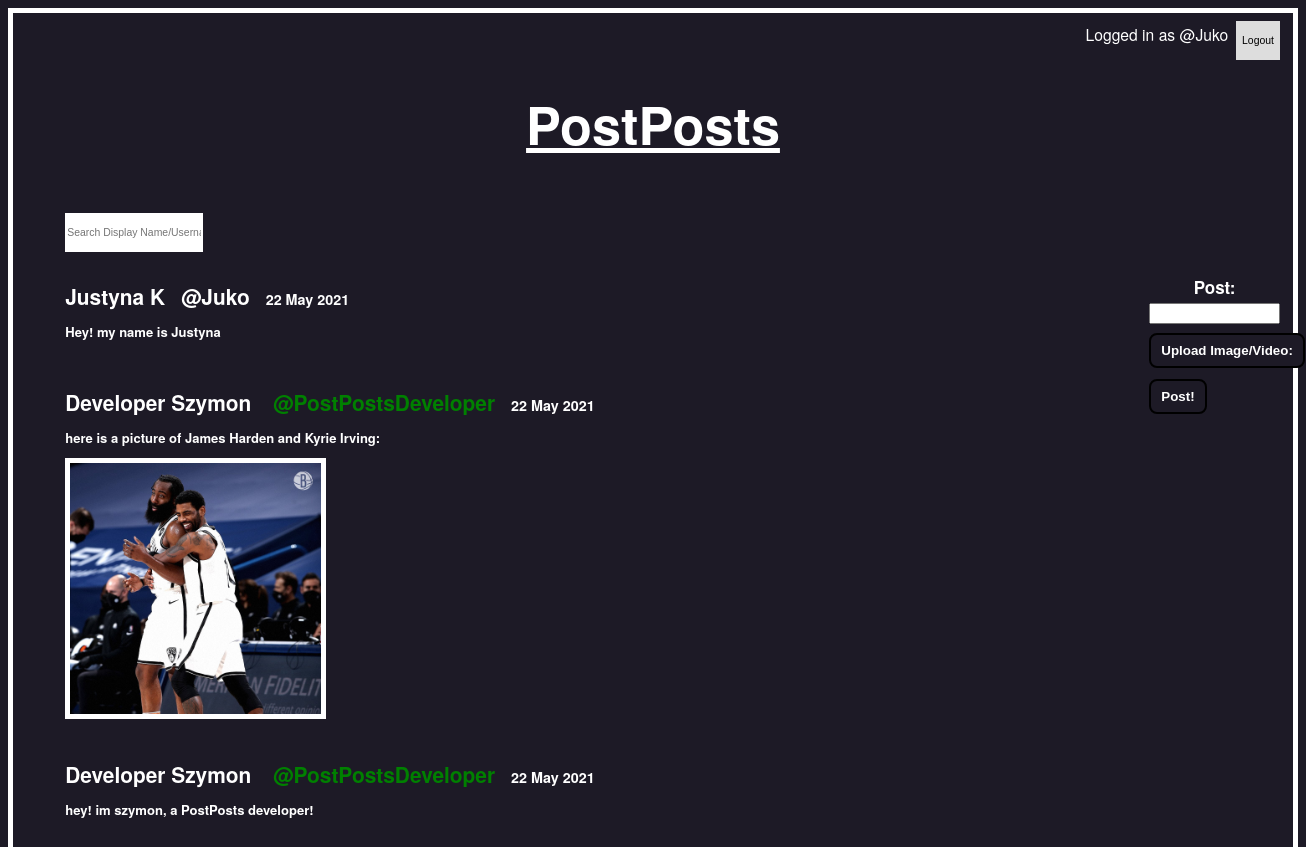
The app's page / (signed in) with its own data.
### tables this page shows
CREATE TABLE posts(date TEXT NOT NULL, username TEXT NOT NULL, displayName TEXT,post TEXT NOT NULL, imagePath TEXT);

### main.py (the view)
@app.route('/')
def home():
  posts=showPosts()
  userName = request.cookies.get('userName')
  userPassword=request.cookies.get('userPassword')
  noContentCookie=request.cookies.get('nocontentwarning')
  try:
    return render_template('index.html',posts=posts.reverse(),noContentCookie=noContentCookie,cookie=userName,passCookie=userPassword)
  except:
    return render_template('index.html',posts=posts, noContentCookie=noContentCookie,cookie=userName,passCookie=userPassword)

### main.py (called while the page is built)
def showPosts(searchParameter=None):
  con = sqlite3.connect("PostPosts.db")
  cur = con.cursor()
  if searchParameter==None:
    cur.execute('''SELECT rowid,* FROM posts;''')
  elif searchParameter[0]=='@':
      cur.execute(f'''SELECT rowid,* FROM posts WHERE username='{searchParameter}';''')
  else:
    cur.execute(f'''SELECT rowid,* FROM posts WHERE displayName='{searchParameter}' OR post = '{searchParameter}'; ''')
  data=cur.fetchall()
  con.close()
  return data

### templates/index.html (shortened to what this page needs)
<!DOCTYPE html>
<html lang="en">
<head>
    <link rel="stylesheet" href='{{ url_for('static', filename='style.css') }}' />
</head>
<body>
  <div id="background">
    <div class="topnav">
      <div class="login-container">
        {% if cookie!=None and passCookie!=None: %}
        <form action="/logout" method="post">
          <label id="logouttext">Logged in as {{cookie}}&ensp;</label><button type="submit" id="logoutButton">Logout</button>
        </form>
        {% endif %}
      </div>
    </div>
    <p id="title"><u>PostPosts</u></p>
    <div class="searchPost">
      <form action="/searchpost" method="POST">
        <input type="text" name="searchQuery" id="searchQuery"placeholder="Search Display Name/Username"><br>
      </form>
    </div>
    <div class="container">
        {% if cookie!=None and passCookie!=None: %}
        <div class="createPostWrapper">
            <form action="/createpost" method="post" enctype="multipart/form-data">
                <div class="textBoxWrapper">
                    <span class="textBox">Post:<br><input type="text" name="postContent" class="postContent"><br></span>
                </div>
                <div class="uploadBtnWrapper">
                    <button class="btn">Upload Image/Video:</button>
                    <input id="file"type = "file" name = "file" /><br>
                </div>
                <div class="SubmitBtnWrapper">
                    <button class="btn">Post!</button>
                </div>
            </form>
        </div>
        {% endif %}
        {% for post in posts: %}
        {% set fileurl=post[5].replace(" ","%20") %}
        {% if post == posts[0]: %}
        <div class="postContainer" id="firstPost">
        {% if post[2]!='@PostPostsDeveloper':%}
        <h2 class="author">{{ post[3] }}</h2>&emsp;<h2 class="author">{{ post[2] }}</h2>&emsp;<h2 class="date">{{ post[1] }}</h2>
        {% endif %}
        <h2 class="post">{{ post[4] }}</h2>
        </div>
        {% endif %}
        {% if post != posts[0]: %}
        <div class="postContainer">
        {% if post[2]=='@PostPostsDeveloper': %}
        <h2 class="author">{{ post[3] }}</h2>&emsp;<h2 class="author" id="developer">{{ post[2] }}</h2>&emsp;<h2 class="date">{{ post[1] }}</h2>
        {% endif %}
        <h2 class="post">{{ post[4] }}</h2>
        {% if post[5] != '' and fileurl.endswith(('.jpeg','.jpg','.png','.gif','.jfif','.PNG','.JPG','.JPEG')):%}
        <img src={{ fileurl }}>
        {% endif %}
        </div>
        {% endif %}
        {% endfor %}
    </div>
  </div>
</body>
</html>

### static/style.css (style rules this page uses)
body { background-color: #1d1a26; background-attachment: fixed; font-family: "HelveticaNeue-Light", "Helvetica Neue Light", "Helvetica Neue", Helvetica, Arial, "Lucida Grande", sans-serif; color: white; border: 5px solid white; overflow: auto; overflow-x: hidden; word-wrap: break-word; }
html,body { min-height: 100%; }
h2.author { display:inline; font-family: "HelveticaNeue-Light", "Helvetica Neue Light", "Helvetica Neue", Helvetica, Arial, "Lucida Grande", sans-serif; font-size: 1.6vw; }
h2.date { display:inline; font-family: "HelveticaNeue-Light", "Helvetica Neue Light", "Helvetica Neue", Helvetica, Arial, "Lucida Grande", sans-serif; font-size: 1.1vw; }
h2.post { font-family: "HelveticaNeue-Light", "Helvetica Neue Light", "Helvetica Neue", Helvetica, Arial, "Lucida Grande", sans-serif; font-size: 1vw; }
#firstPost { margin-top: 1vw; }
.postContainer { max-width: 60vw; margin-left: 3vw; margin-bottom: 1vw; padding-left: 1vw; padding-bottom: 0.7vw; padding-top: 1vw; white-space: normal; }
.postContent { width: 10vw; }
.createPostWrapper { font-family: "HelveticaNeue-Light", "Helvetica Neue Light", "Helvetica Neue", Helvetica, Arial, "Lucida Grande", sans-serif; font-size: 1.1vw; display:inline-block; position:absolute; right:0; margin-right:-8vw; width: 20vw; }
img { max-width: 60vw; max-height: 20vw; border: 5px solid white; }
.uploadBtnWrapper { margin-top: 0.7vw; position: relative; overflow: hidden; display: inline-block; }
.btn { border: 2px solid black; color: white; background-color: #1d1a26; padding: 8px 10px; border-radius: 8px ; font-weight: bold; }
.textBoxWrapper { margin-top: 0.5vw; position: relative; overflow: hidden; }
.textBox { display: inline-block; color: white; text-align: center; font-size: 17px; font-weight: bold; padding: 0; }
.SubmitBtnWrapper { margin-top: 0.5vw; position: relative; overflow: hidden; }
#title { font-weight: bold; text-align: center; margin-top: 2vw; margin-bottom: 0; color: white; font-size: 4vw; }
* { box-sizing: border-box; }
.topnav { overflow: hidden; }
.topnav .login-container { float: right; }
.topnav .login-container button { float: right; padding: 6px; margin-top: 8px; margin-right: 1vw; background: #ddd; font-size: 17px; border: none; cursor: pointer; font-size: 0.8vw; min-height: 3vw; }
label { position: relative; top: 10px; color: white; font-size: 20px; }
#developer { color: green; }
.searchPost { margin-left: 4vw; font-size: 5vw; }
#searchQuery { font-size: 0.8vw; min-width: 9vw; border:0; min-height: 3vw; }
#logouttext,#logoutbutton { font-size: 1.2vw; }

### records on screen
posts: username "@Juko", displayName "Justyna K", date "22 May 2021", post "Hey! my name is Justyna"
posts: displayName "Developer Szymon", username "@PostPostsDeveloper", date "22 May 2021", post "here is a picture of James Harden and Kyrie Irving:", imagePath (picture)
posts: displayName "Developer Szymon", username "@PostPostsDeveloper", date "22 May 2021", post "hey! im szymon, a PostPosts developer!"
